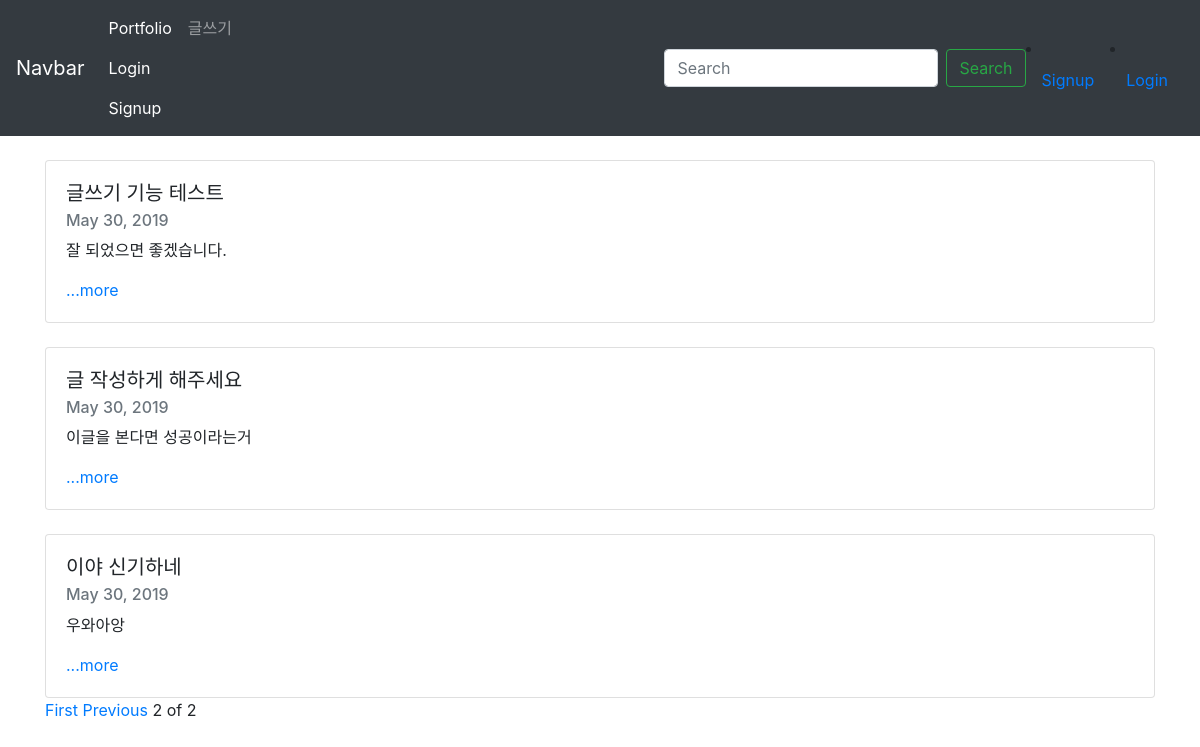
The app's page /?page=3, older data.
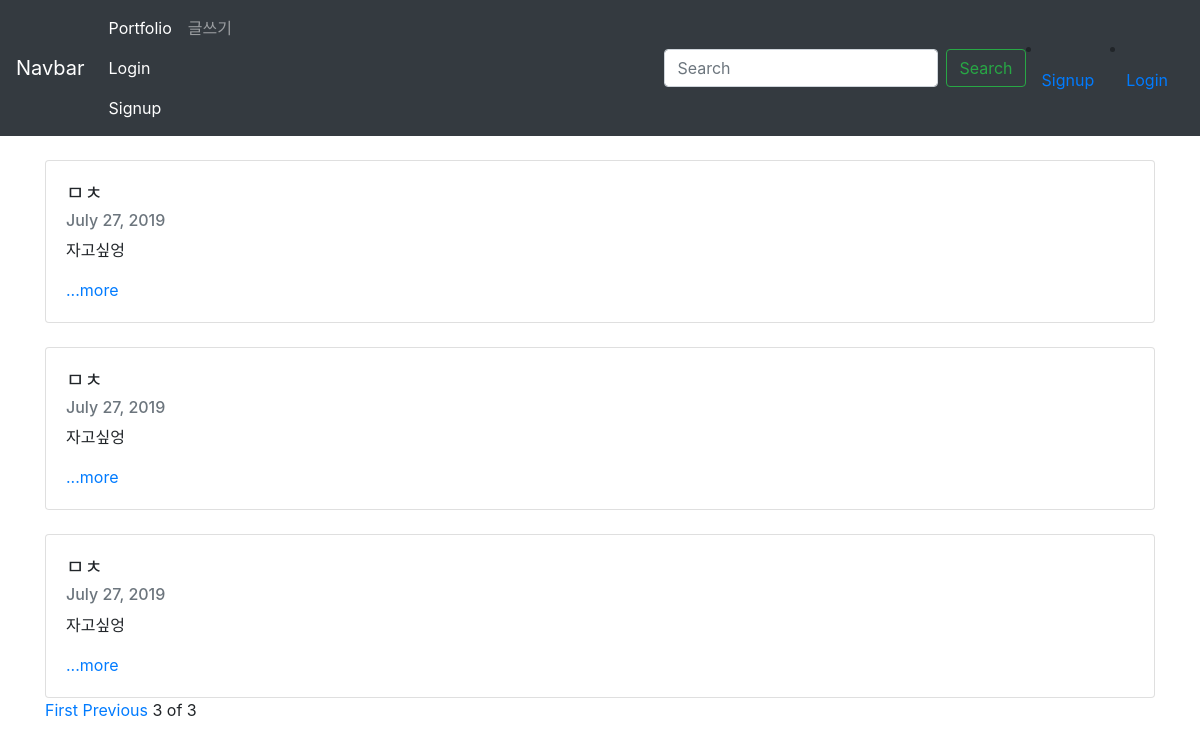
The same page, newer data.
### blogapp/models.py (models this page shows, shortened)
class Blog(models.Model):
    title = models.CharField(max_length=200)
    pub_date = models.DateField('date published')
    body = models.TextField()
    def summary(self):
        return self.body[:100]

### blogapp/views.py (the view)
# urls.py: 2. Add a URL to urlpatterns:  path('', views.home, name='home')
def home(request):
    blogs = Blog.objects
    blog_list=Blog.objects.all()
    paginator = Paginator(blog_list,3)
    page = request.GET.get('page')
    posts = paginator.get_page(page)
    return render(request,'home.html', {'blogs':blogs,'posts':posts})

### blogapp/templates/home.html (shortened to what this page needs)
{% extends 'base.html' %}
{% block content %}
{% for blog in posts %}
<br>
<div class="card">
    <div class="card-body">
        <h5 class="card-title">{{blog.title}}</h5>
        <h6 class="card-subtitle mb-2 text-muted">{{blog.pub_date}}</h6>
        <p class="card-text">{{blog.summary}}</p>
        <a href="{% url 'detail' blog.id %}" class="card-link">...more</a>
    </div>
</div>
{%endfor%}
{%if posts.has_previous%}
<a href="?page=1">First</a>
<a href="?page={{posts.previous_page_number}}">Previous</a>
{%endif%}
<span>{{posts.number}}</span>
<span>of</span>
<span>{{posts.paginator.num_pages}}</span>
{% endblock %}

### blogproject/templates/base.html (shortened to what this page needs)
<head>
    <link rel="stylesheet" href="https://stackpath.bootstrapcdn.com/bootstrap/4.3.1/css/bootstrap.min.css"
>
</head>
<body>
    <nav class="navbar navbar-expand-lg navbar-dark bg-dark">
        <a class="navbar-brand" href="{% url 'home' %}">Navbar</a>
        <div class="collapse navbar-collapse" id="navbarSupportedContent">
            <ul class="navbar-nav mr-auto">
                <li class="nav-item active">
                    <a class="nav-link" href="{% url 'portfolio' %}">Portfolio </a>
                    <a class="nav-link" href="{% url 'login' %}">Login <span class="sr-only">(current)</span></a>
                    <a class="nav-link" href="{% url 'signup' %}">Signup <span class="sr-only">(current)</span></a>
                </li>
                <li class="nav-item">
                    <a class="nav-link" href="{% url 'newblog' %}">글쓰기</a>
                </li>
            </ul>
            <form class="form-inline my-2 my-lg-0">
                <input class="form-control mr-sm-2" type="search" placeholder="Search" aria-label="Search">
                <button class="btn btn-outline-success my-2 my-sm-0" type="submit">Search</button>
            </form>
            {% if user.is_authenticated %}
            <li class="nav-item dropdown">
                <a class="nav-link dropdown-toggle" id="navbarDropdown" role="button" data-toggle="dropdown" aria-haspopup="true"
                    aria-expanded="false">환영합니다. {{ user.username }} 님!</a>
                <div class="dropdown-menu" aria-labelledby="navbarDropdown">
                    <a class="dropdown-item" href="{% url 'newblog' %}">글쓰기</a>
                    <a class="dropdown-item" href="javascript:{document.getElementById('logout').submit()}">Logout</a>
                    <form id="logout" method="POST" action="{% url 'logout' %}">
                        {% csrf_token %} <input type="hidden" />
                    </form>
                </div>
            </li>
            {% else %}
            <li class="nav-item">
                <a class="nav-item nav-link" href="{% url 'signup' %}">Signup</a>
            </li>
            <li class="nav-item">
                <a class="nav-item nav-link" href="{% url 'login' %}">Login</a>
            </li>
            {% endif %}
        </div>
    </nav>
    <div class="container">
        {% block content %}
        {% endblock %}
    </div>
</body>

Row changes from the older to the newer data that the page shows:
no longer on this page (row unchanged): Blog: title "글쓰기 기능 테스트", pub_date "May 30, 2019", summary "잘 되었으면 좋겠습니다."
no longer on this page (row unchanged): Blog: title "글 작성하게 해주세요", pub_date "May 30, 2019", summary "이글을 본다면 성공이라는거"
no longer on this page (row unchanged): Blog: title "이야 신기하네", pub_date "May 30, 2019", summary "우와아앙"
added Blog: title "ㅁㅊ", pub_date "July 27, 2019", summary "자고싶엉"
added Blog: title "ㅁㅊ", pub_date "July 27, 2019", summary "자고싶엉"
added Blog: title "ㅁㅊ", pub_date "July 27, 2019", summary "자고싶엉"
Text that changed along with them:
{{ posts.number }}: "2" → "3"
{{ posts.paginator.num_pages }}: "2" → "3"
